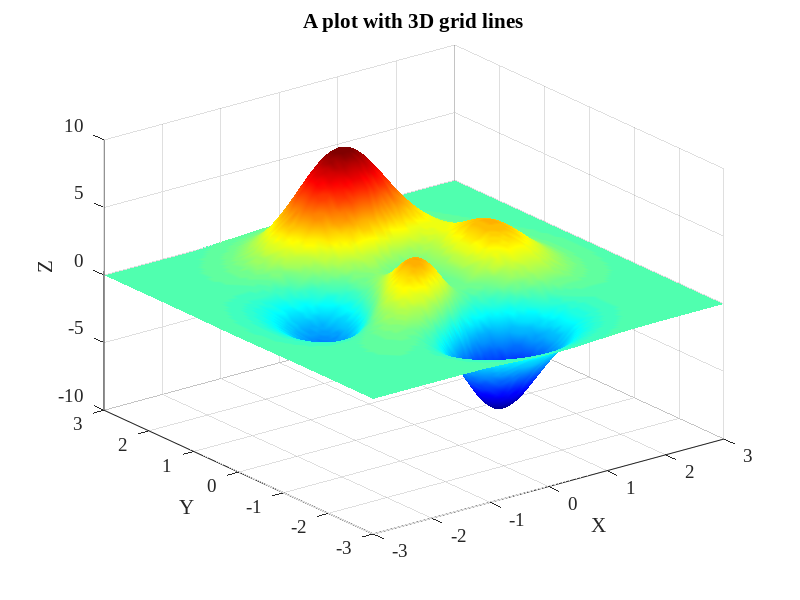

The MATLAB source for this figure: (Note: this script raises an error after producing the figure.)
clear, clc, close all

% prepare the data
[X, Y, Z] = peaks(100);

% plot the data
figure(1)
surf(X, Y, Z)
shading interp
colormap jet
set(gca, 'FontName', 'Times New Roman', 'FontSize', 14)
xlabel('X')
ylabel('Y')
zlabel('Z')
title('A plot with 3D grid lines')
alpha(0.75)

% form a 3D grid
grid3(floor(min(X(:))):ceil(max(X(:))), ...
      floor(min(Y(:))):ceil(max(Y(:))), ...
      floor(min(Z(:))):ceil(max(Z(:))))

% Note: rotate the figure in order to 
% get a full notion of the 3D grid.